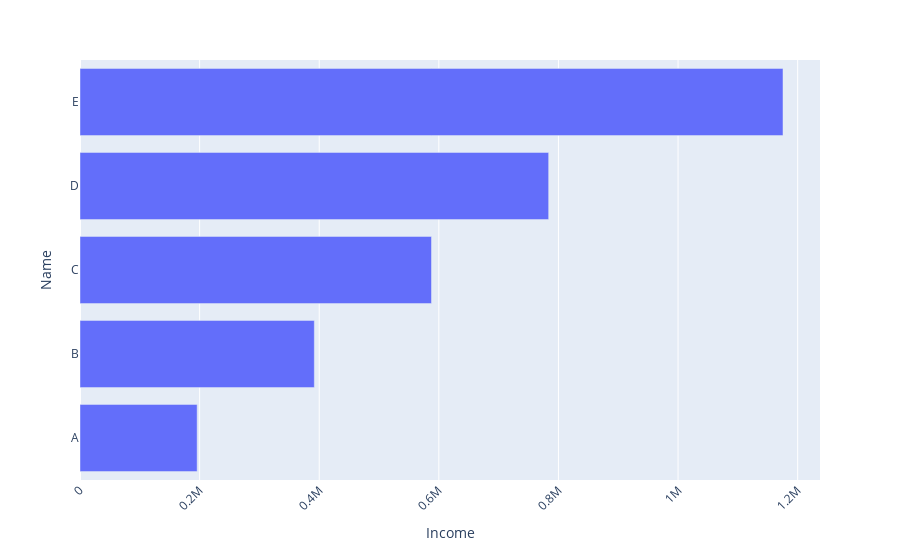

The code cell stored with this chart in its notebook:
### Code cell
fig112 = px.bar(x= dfo['2017'] *2, y= dfo.index, labels={'x':'Income','y':'Name'}, orientation='h')
fig112.update_layout(xaxis_tickangle = -45)
fig112.show()

### Figure 1 — Plotly figure (JSON) as saved in the notebook; plotly's stock layout.template omitted (floating-point values rounded to 4 significant figures)
{"data": [{"alignmentgroup": "True", "hoverlabel": {"namelength": 0}, "hovertemplate": "Income=%{x}<br>Name=%{y}", "legendgroup": "", "marker": {"color": "#636efa"}, "name": "", "offsetgroup": "", "orientation": "h", "showlegend": false, "textposition": "auto", "type": "bar", "x": [195900.0, 391800.0, 587700.0, 783600.0, 1175000.0], "xaxis": "x", "y": ["A", "B", "C", "D", "E"], "yaxis": "y"}], "layout": {"barmode": "relative", "legend": {"tracegroupgap": 0}, "margin": {"t": 60}, "xaxis": {"anchor": "y", "domain": [0, 1], "tickangle": -45, "title": {"text": "Income"}}, "yaxis": {"anchor": "x", "domain": [0, 1], "title": {"text": "Name"}}}}
